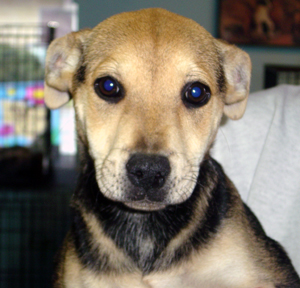
#> input picture Pictures/4.jpg, 300 x 288 px, found by its file name
$ jupyter execute 'Draw-Shapes and Text with Pictures.ipynb'
#> lines starting #> are read from the running program, lines starting #| are printed output that depends on the picture
[cell 1]
import cv2
import matplotlib.pyplot as plt
import numpy as np

[cell 2]
cv2.__version__

[cell 3]
path = "../../Pictures/dogs_vs_cats/PetImages/Dog/4.jpg"

[cell 4]
img = cv2.imread(path, 0)
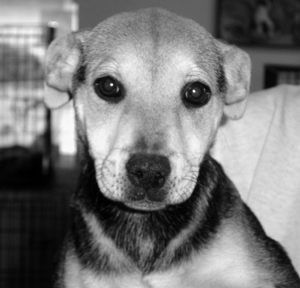
#> img: shape (288, 300); min 0, max 255, mean 120.7

cv2.imshow('image',img)

cv2.waitKey(0)
cv2.destroyAllWindows()

[cell 5]
plt.imshow(img,cmap="gray")
plt.show()

## Line

[cell 6]
img = cv2.imread(path, 1)
#> img is the input picture: shape (288, 300, 3); mean B, G, R 105.6, 119.4, 129

#line(image, point1, point2, color(BGR), thickness)
img = cv2.line(img, (0,0), (255,255), (0,255,0), 10) #Color in BGR-Format
#img = cv2.arrowedLine(img, (0,0), (255,255), (0,255,0), 10) #Color in BGR-Format

cv2.imshow('image',img)

cv2.waitKey(0)
cv2.destroyAllWindows()

## Rectangle

[cell 7]
img = cv2.imread(path, 1)

#rectangle(image, TopLeftCoordinate, LowerRightCoordinate, color(BGR), thickness, lineType, shift)
img = cv2.rectangle(img, (120,150), (170,200), (0,0,255), 10) ## erst Breite dann Höhe | Achtung indexing in numpy ist erst height dann width !!!
#img = cv2.rectangle(img, (120,150), (170,200), (0,0,255), cv2.FILLED) ## ausgefülltes Rechteck oder -1
cv2.imshow('image',img)

cv2.waitKey(0)
cv2.destroyAllWindows()

## Circle

[cell 8]
img = cv2.imread(path, 1)


img = cv2.circle(img, (150,170), 20, (0,0,255), -1) ## thickness=-1 für Ausgefüllt

cv2.imshow('image',img)

cv2.waitKey(0)
cv2.destroyAllWindows()

## Text

[cell 9]
img = cv2.imread(path, 1)

font = cv2.FONT_HERSHEY_SIMPLEX
# putText(image, Text, Startpunkt des Textes, FontObjekt, Größe, Farbe, Thickness, LineType)
img = cv2.putText(img, 'Mein Hund Leo', (10,260), font, 1, (0,0,255), 2, cv2.LINE_AA)
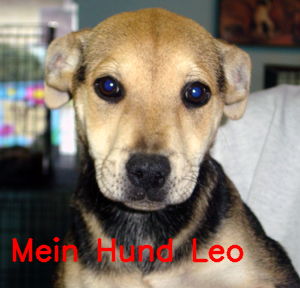
#> img: shape (288, 300, 3); mean B, G, R 104, 117.6, 132.3

cv2.imshow('image',img)

cv2.waitKey(0)
cv2.destroyAllWindows()

$ run again, with Pictures/apple.jpg copied over Pictures/4.jpg
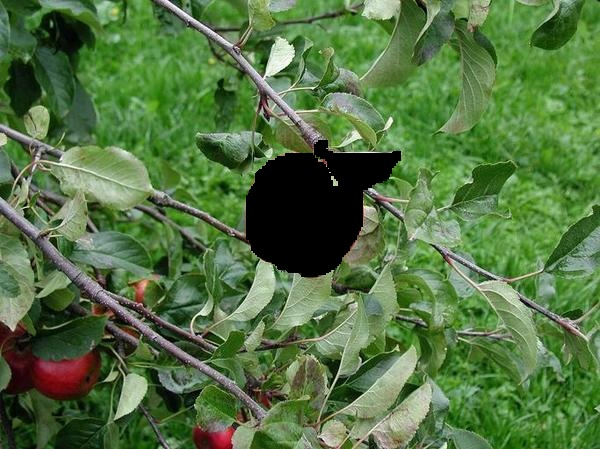
#> input picture Pictures/apple.jpg, 600 x 449 px, found by its file name
#> `img = cv2.imread(path, 0)`:
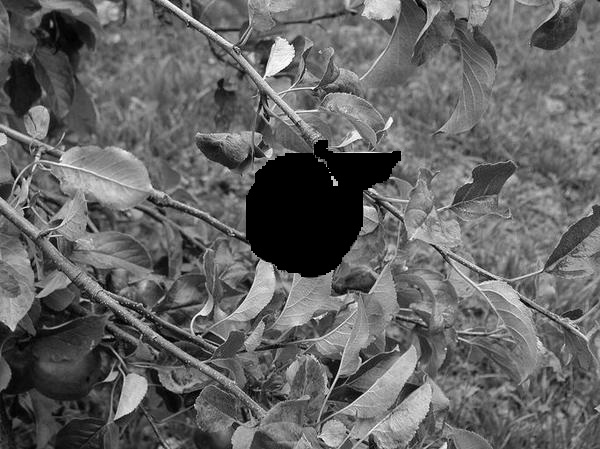
#> img: shape (449, 600); min 0, max 255, mean 99.9
#> img is the input picture: shape (449, 600, 3); mean B, G, R 66.1, 114.9, 83.5
#> `img = cv2.putText(img, 'Mein Hund Leo', (10,260), font, 1, (0,0,255), ..`:
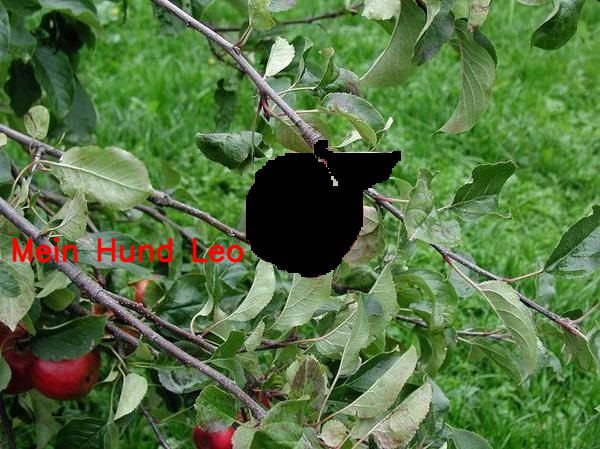
#> img: shape (449, 600, 3); mean B, G, R 65.6, 114.2, 84.6

$ run again, with Pictures/black_apple.png saved as Pictures/4.jpg
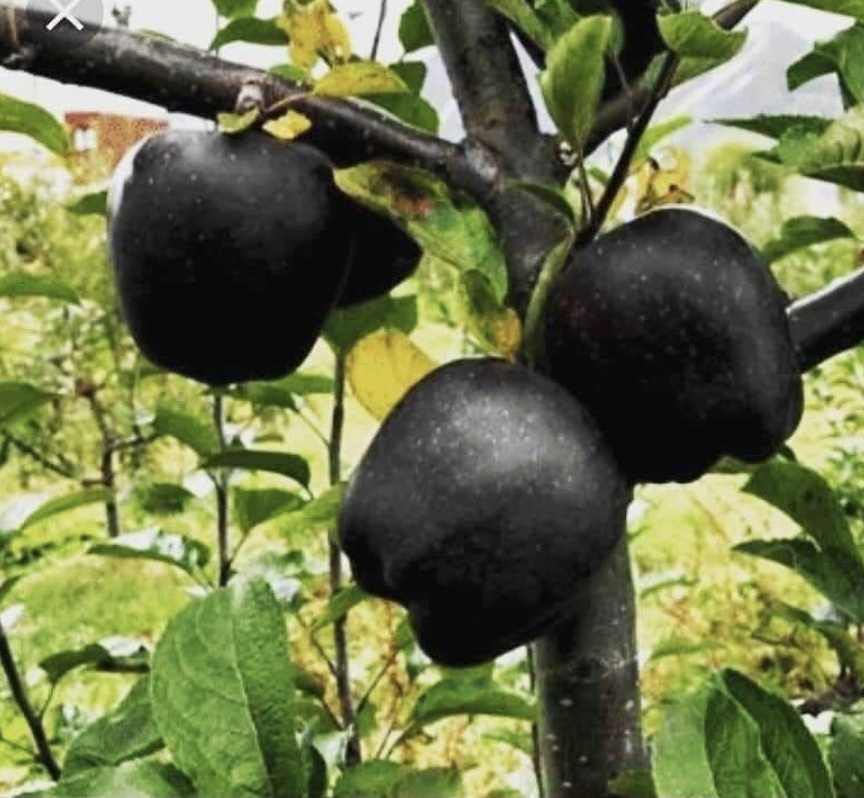
#> input picture Pictures/black_apple.png, 864 x 798 px, found by its file name
#> `img = cv2.imread(path, 0)`:
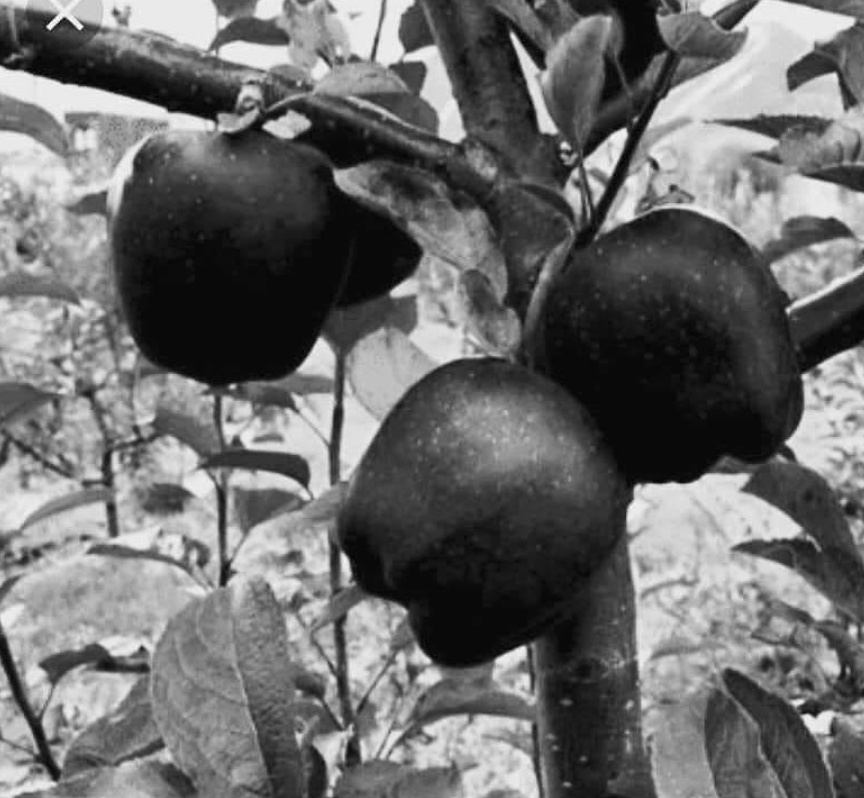
#> img: shape (798, 864); min 0, max 255, mean 108
#> img is the input picture: shape (798, 864, 3); mean B, G, R 74.5, 114.5, 107.9
#> `img = cv2.putText(img, 'Mein Hund Leo', (10,260), font, 1, (0,0,255), ..`:
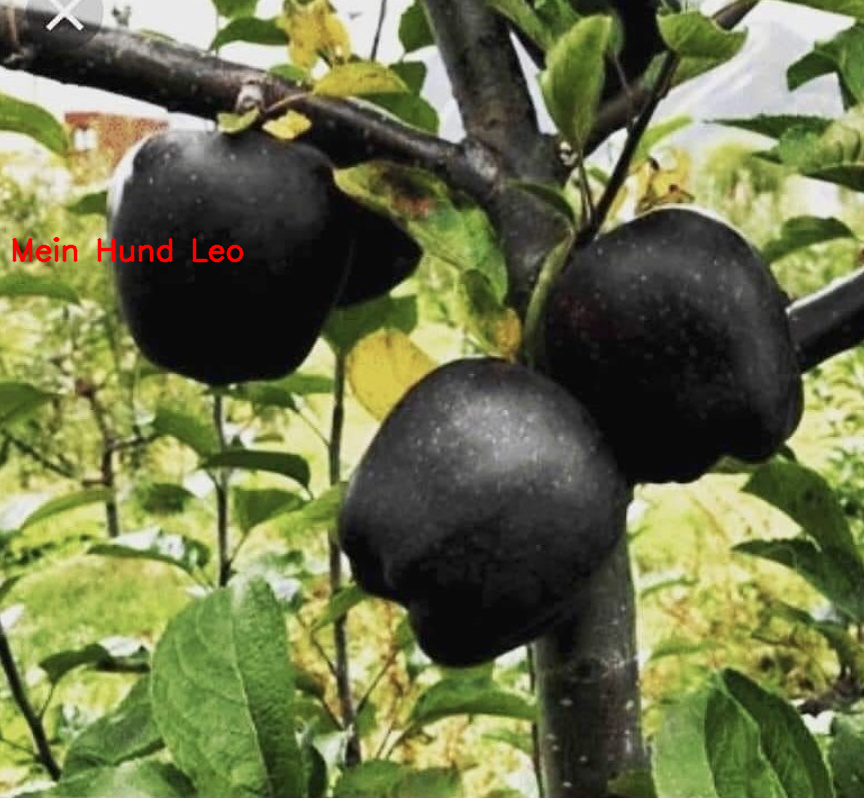
#> img: shape (798, 864, 3); mean B, G, R 74.4, 114.3, 108.3
